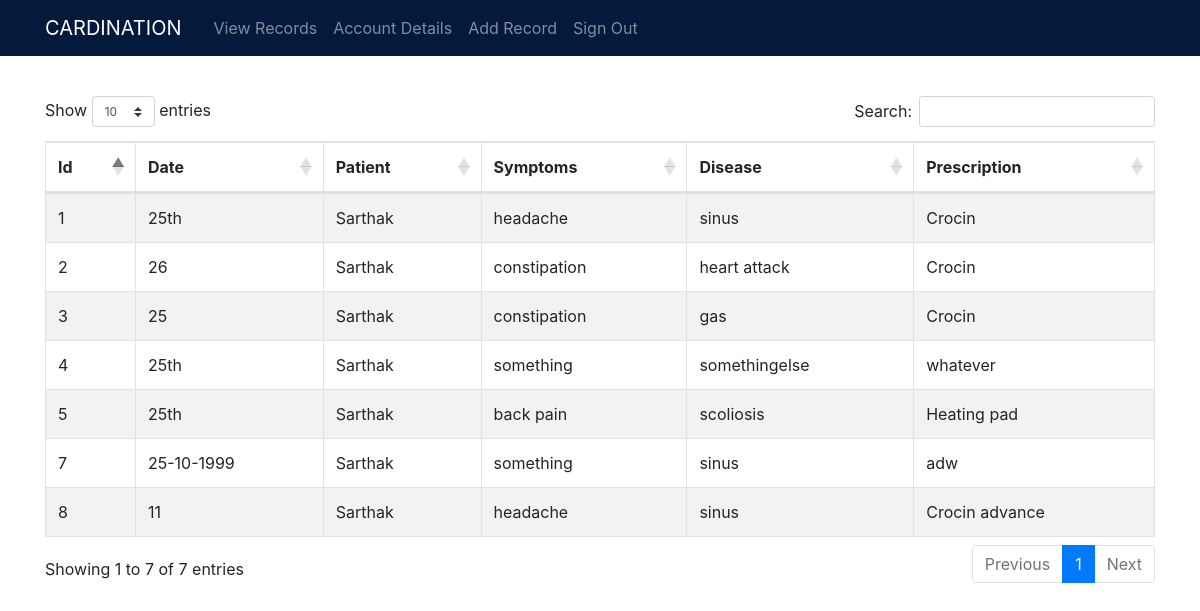
Screenshot of /viewRecordsDoc (signed in) with the database file from the repository.
### cardination/models.py (models this page shows, shortened)
class Record(db.Model):
    id = db.Column(db.Integer,primary_key=True,autoincrement=True)
    date = db.Column(db.String(30),nullable=False,default=datetime.utcnow)
    symptoms = db.Column(db.String(20),nullable=True)
    disease = db.Column(db.String(20), nullable=False)
    prescription = db.Column(db.String(20),nullable=False)
    additional_info = db.Column(db.Text)
    patient_id = db.Column(db.String(20),db.ForeignKey('patient.id'),nullable=False)
    doctor_id = db.Column(db.String(20),db.ForeignKey('doctor.id'),nullable=False)

class Patient(db.Model,UserMixin):
    id = db.Column(db.Integer, primary_key = True,autoincrement=True)
    username = db.Column(db.String(20), unique = True, nullable = False)
    email = db.Column(db.String(120), unique = True, nullable = False)
    image_file = db.Column(db.String(20), nullable = False, default = 'default.jpg')
    password = db.Column(db.String(60), nullable = False)
    weight = db.Column(db.Integer, unique = False, nullable = True)
    height = db.Column(db.Integer, unique = False, nullable = True)
    gender = db.Column(db.String(1), unique = False, nullable = False)
    bloodgroup = db.Column(db.String(10), unique = False, nullable = True)
    dob = db.Column(db.String(20), unique = False, nullable = True)
    records = db.relationship('Record',backref='patient',lazy=True)

### cardination/doctor/routes.py (the view)
@doctor.route("/viewRecordsDoc")
@login_required
def viewRecordsDoc():
    record = Record.query.filter_by(doctor_id=current_user.id).all()
    return render_template('viewRecordsDoc.html',records = record)

### cardination/models.py (called while the page is built)
@login_manager.user_loader
def load_user(user_id):
    return Patient.query.get(int(user_id))

### cardination/templates/viewRecordsDoc.html
{% extends "layoutDoc.html" %}
{% block content %}
<br><br><br><br>
<table  id="example" class="table table-striped table-bordered">
    <thead>
        <tr>
            <th>Id</th>
            <th>Date</th>
            <th>Patient</th>
            <th>Symptoms</th>
            <th>Disease</th>
            <th>Prescription</th>
        </tr>
    </thead>
    <tbody>
        {% for record in records %}
        <tr>
            <td>{{record.id}}</td>
            <td>{{record.date.split(" ")[0]}}</td>
            <td>{{record.patient.username}}</td>
            <td>{{record.symptoms}}</td>
            <td>{{record.disease}}</td>
            <td>{{record.prescription}}</td>
        </tr>
        {% endfor %}
    </tbody>
</table>
{% endblock content %}

### rows the page displays
Record: id "1", date "25th", patient.username "Sarthak", symptoms "headache", disease "sinus", prescription "Crocin"
Record: id "2", date "26", patient.username "Sarthak", symptoms "constipation", disease "heart attack", prescription "Crocin"
Record: id "3", date "25", patient.username "Sarthak", symptoms "constipation", disease "gas", prescription "Crocin"
Record: id "4", date "25th", patient.username "Sarthak", symptoms "something", disease "somethingelse", prescription "whatever"
Record: id "5", date "25th", patient.username "Sarthak", symptoms "back pain", disease "scoliosis", prescription "Heating pad"
Record: id "7", date "25-10-1999", patient.username "Sarthak", symptoms "something", disease "sinus", prescription "adw"
Record: id "8", date "11", patient.username "Sarthak", symptoms "headache", disease "sinus", prescription "Crocin advance"
